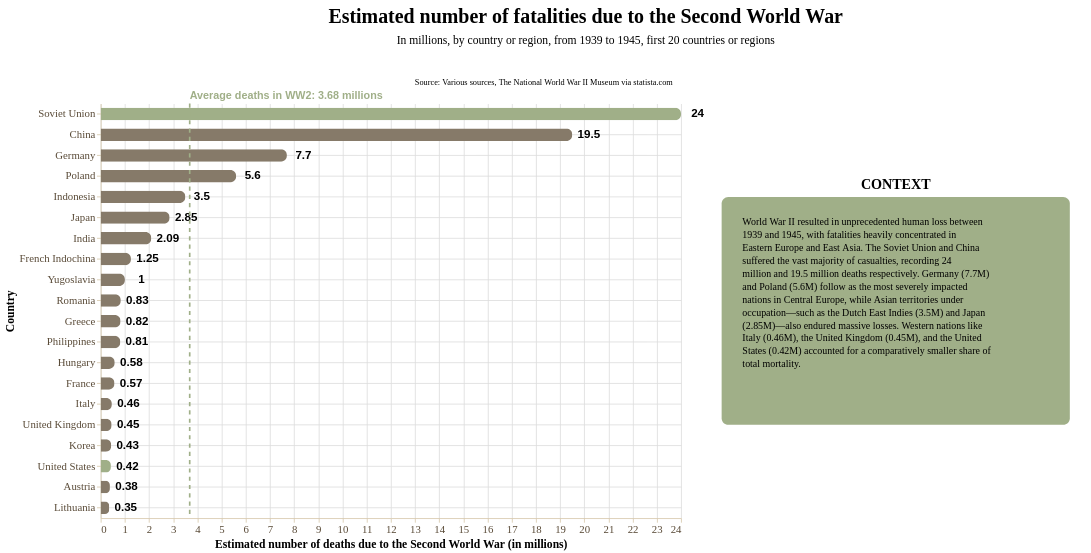

The notebook cell saved with this chart:
### Markdown cell above
Data story with **horizontal bar chart**

### Code cell
story = (
    pn.Story(
    #Builing the Story class object
        data = ww2_death,
        template = militaryTemplate #Using militaryTemplate
    )

    #Method invocation
    #Bar chart
    .mark_bar(
        cornerRadiusEnd = 7,
        size = 15
    )

    #Data encoding
    #To create a horizontal bar chart we plot the cathegorical data on Y and the numerical data on X
    .encode(
        y = alt.Y(
            "country:N",
            title = "Country", 
            axis = alt.Axis(
                grid = True,
            ),
            sort = "-x" #Sorting the data in a descending order
        ),
        x = alt.X(
            "death:Q",
            title = "Estimated number of deaths due to the Second World War (in millions)",
            axis = alt.Axis(
                grid = True
            ),
        ),
    )
    
    #Data source
    .add_source(
        text = "Source: Various sources, The National World War II Museum via statista.com",
        position = "top",
        align = "right"
    )
    
    #Title and subtitle
    .add_title(
        title = "Estimated number of fatalities due to the Second World War",
        subtitle = "In millions, by country or region, from 1939 to 1945, first 20 countries or regions",
        align = "center"
    )
    
    #Context area (on the right)
    .add_context(
        text = "World War II resulted in unprecedented human loss between 1939 and 1945, with fatalities heavily concentrated in Eastern Europe and East Asia. The Soviet Union and China suffered the vast majority of casualties, recording 24 million and 19.5 million deaths respectively. Germany (7.7M) and Poland (5.6M) follow as the most severely impacted nations in Central Europe, while Asian territories under occupation—such as the Dutch East Indies (3.5M) and Japan (2.85M)—also endured massive losses. Western nations like Italy (0.46M), the United Kingdom (0.45M), and the United States (0.42M) accounted for a comparatively smaller share of total mortality.",
        position = "right",
    )

    #Highlighting line (mean)
    .add_line(
        orientation = "vertical",
        value = ww2_death["death"],
        math = "mean",
        label_text = "Average deaths in WW2: 3.68 millions",
        label_font_size = 13,
        color = "rgb(160, 175, 136)",
        label_font_weight = "bold"
    )

    .add_highlight([24, 0.42])

    .add_labels_chart(
        values = "death:Q",
        font_weight = "bold",
        font_size = 14,
        dx = 20
    )

    .render()
)

story

### Figure 1 — Vega-Lite specification as saved in the notebook (floating-point values rounded to 4 significant figures)
{"config": {"view": {"continuousWidth": 300, "continuousHeight": 300, "strokeWidth": 0}, "axis": {"domainColor": "#d8c9ad", "grid": false, "labelColor": "#594a37", "labelFont": "Merriweather", "labelFontSize": 13, "tickColor": "#d8c9ad", "titleColor": "#000000", "titleFont": "Merriweather", "titleFontSize": 14}, "axisX": {"labelAngle": 0, "labelExpr": "length(datum.label) > 12 ? replace(datum.label, /\\s+/, '\\n') : datum.label", "labelLineHeight": 14}, "bar": {"color": "rgb(134, 122, 105)"}, "legend": {"labelColor": "#594a37", "labelFont": "Merriweather", "labelFontSize": 12, "titleColor": "#000000", "titleFont": "Merriweather", "titleFontSize": 12}, "line": {"color": "rgb(134, 122, 105)"}, "mark": {"strokeWidth": 2.5}, "point": {"color": "#000000", "filled": true, "size": 75}, "range": {"category": ["rgb(134, 122, 105)", "rgb(160, 175, 136)", "#348035", "#a46cc2", "#d96027"]}, "title": {"color": "#000000", "font": "Merriweather", "fontSize": 24}}, "vconcat": [{"layer": [{"mark": {"type": "rect", "color": "transparent"}}, {"mark": {"type": "text", "align": "center", "baseline": "top", "color": "#000000", "font": "Oswald", "fontSize": 24, "fontWeight": "bold", "text": "Estimated number of fatalities due to the Second World War"}, "encoding": {"x": {"value": 605.5}, "y": {"value": 4}}}, {"mark": {"type": "text", "align": "center", "baseline": "top", "color": "#000000", "font": "Merriweather", "fontSize": 14, "text": "In millions, by country or region, from 1939 to 1945, first 20 countries or regions"}, "encoding": {"x": {"value": 605.5}, "y": {"value": 37}}}], "data": {"name": "data-6fad5c34291b82fc9632cbce143d677a"}, "height": 70, "width": 1211.0}, {"hconcat": [{"layer": [{"mark": {"type": "bar", "cornerRadiusEnd": 7, "size": 15}, "encoding": {"color": {"condition": {"test": {"field": "death", "oneOf": [24.0, 0.42]}, "field": "death", "legend": null, "scale": {"domain": [24.0, 0.42], "range": ["rgb(160, 175, 136)", "rgb(160, 175, 136)"]}, "type": "quantitative"}, "value": "rgb(134, 122, 105)"}, "x": {"axis": {"grid": true}, "field": "death", "title": "Estimated number of deaths due to the Second World War (in millions)", "type": "quantitative"}, "y": {"axis": {"grid": true}, "field": "country", "sort": "-x", "title": "Country", "type": "nominal"}}}, {"mark": {"type": "text", "align": "center", "angle": 0, "color": "rgb(0, 0, 0)", "dx": 20, "dy": 0, "fontSize": 14, "fontWeight": "bold", "lineBreak": "\n"}, "encoding": {"text": {"field": "death", "type": "quantitative"}, "x": {"axis": {"grid": true}, "field": "death", "title": "Estimated number of deaths due to the Second World War (in millions)", "type": "quantitative"}, "y": {"axis": {"grid": true}, "field": "country", "sort": "-x", "title": "Country", "type": "nominal"}}}, {"data": {"name": "data-6fad5c34291b82fc9632cbce143d677a"}, "mark": {"type": "text", "align": "right", "baseline": "bottom", "color": "rgb(0, 0, 0)", "font": "Merriweather", "fontSize": 10, "lineBreak": "\n", "text": "Source: Various sources, The National World War II Museum via statista.com"}, "encoding": {"x": {"value": 690}, "y": {"value": -20}}}, {"layer": [{"data": {"name": "data-23ea9a2c7859aeb307b63e6d378b1709"}, "mark": {"type": "rule", "color": "rgb(160, 175, 136)", "strokeDash": [5, 5], "strokeWidth": 2}, "encoding": {"x": {"field": "x", "type": "quantitative"}}}, {"data": {"name": "data-f8e448491b4ee926464d9372c4a70949"}, "mark": {"type": "text", "align": "left", "color": "rgb(160, 175, 136)", "dx": 0, "dy": 0, "fontSize": 13, "fontStyle": "normal", "fontWeight": "bold"}, "encoding": {"text": {"value": "Average deaths in WW2: 3.68 millions"}, "x": {"field": "x", "type": "quantitative"}, "y": {"value": -10}}}]}], "data": {"name": "data-4729fe9a192cea9d0ea014e541cc79b6"}, "height": 500, "width": 700}, {"layer": [{"mark": {"type": "rect", "color": "rgb(160, 175, 136)", "cornerRadius": 8.0, "opacity": 1.0, "stroke": "rgba(0, 0, 0, 0)", "strokeWidth": 2.0}, "encoding": {"x": {"value": 0}, "x2": {"value": 420.0}, "y": {"value": 112.5}, "y2": {"value": 387.5}}}, {"mark": {"type": "text", "align": "left", "baseline": "top", "color": "rgb(0, 0, 0)", "font": "Merriweather", "fontSize": 12, "fontStyle": "normal", "fontWeight": "normal", "lineBreak": "\n", "lineHeight": 15.6, "text": "World War II resulted in unprecedented human loss between\n1939 and 1945, with fatalities heavily concentrated in\nEastern Europe and East Asia. The Soviet Union and China\nsuffered the vast majority of casualties, recording 24\nmillion and 19.5 million deaths respectively. Germany (7.7M)\nand Poland (5.6M) follow as the most severely impacted\nnations in Central Europe, while Asian territories under\noccupation—such as the Dutch East Indies (3.5M) and Japan\n(2.85M)—also endured massive losses. Western nations like\nItaly (0.46M), the United Kingdom (0.45M), and the United\nStates (0.42M) accounted for a comparatively smaller share of\ntotal mortality."}, "encoding": {"x": {"value": 25}, "y": {"value": 137.5}}}, {"mark": {"type": "text", "align": "center", "baseline": "bottom", "color": "rgb(0, 0, 0)", "dy": 0, "font": "Merriweather", "fontSize": 17, "fontWeight": "bold", "text": "CONTEXT"}, "encoding": {"x": {"value": 210.0}, "y": {"value": 107.5}}}], "data": {"name": "data-6fad5c34291b82fc9632cbce143d677a"}, "height": 275.0, "width": 420.0}]}], "center": true, "resolve": {"axis": {"x": "shared", "y": "shared"}}, "$schema": "https://vega.github.io/schema/vega-lite/v6.4.1.json", "datasets": {"data-6fad5c34291b82fc9632cbce143d677a": [{"_": 0}], "data-4729fe9a192cea9d0ea014e541cc79b6": [{"country": "Soviet Union", "death": 24.0}, {"country": "China", "death": 19.5}, {"country": "Germany", "death": 7.7}, {"country": "Poland", "death": 5.6}, {"country": "Indonesia", "death": 3.5}, {"country": "Japan", "death": 2.85}, {"country": "India", "death": 2.09}, {"country": "French Indochina", "death": 1.25}, {"country": "Yugoslavia", "death": 1.0}, {"country": "Romania", "death": 0.83}, {"country": "Greece", "death": 0.82}, {"country": "Philippines", "death": 0.81}, {"country": "Hungary", "death": 0.58}, {"country": "France", "death": 0.57}, {"country": "Italy", "death": 0.46}, {"country": "United Kingdom", "death": 0.45}, {"country": "Korea", "death": 0.43}, {"country": "United States", "death": 0.42}, {"country": "Austria", "death": 0.38}, {"country": "Lithuania", "death": 0.35}], "data-23ea9a2c7859aeb307b63e6d378b1709": [{"x": 3.68}], "data-f8e448491b4ee926464d9372c4a70949": [{"x": 3.68, "label_y": 0}]}}
